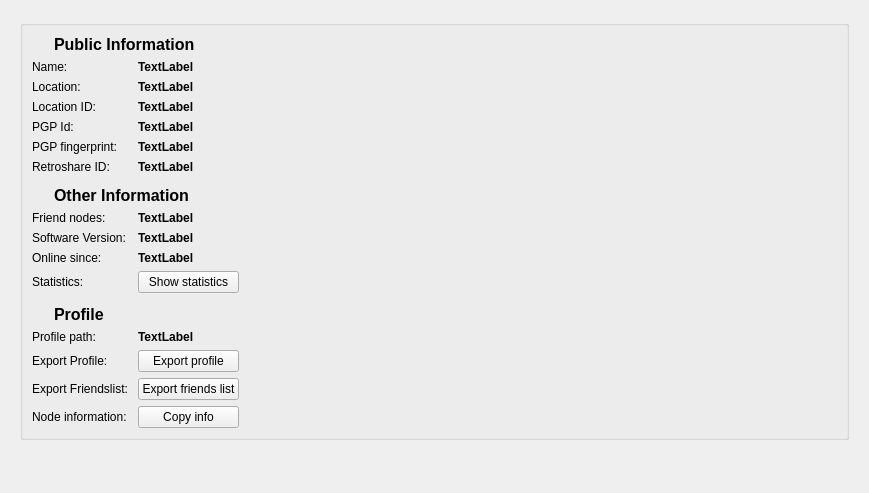
<?xml version="1.0" encoding="UTF-8"?>
<ui version="4.0">
 <class>CryptoPage</class>
 <widget class="QWidget" name="CryptoPage">
  <property name="geometry">
   <rect>
    <x>0</x>
    <y>0</y>
    <width>869</width>
    <height>493</height>
   </rect>
  </property>
  <layout class="QGridLayout" name="gridLayout_2">
   <item row="0" column="0">
    <widget class="QStackedWidget" name="stackedWidget">
     <widget class="QWidget" name="stackPageNodeInfo">
      <layout class="QVBoxLayout" name="verticalLayout_2">
       <item>
        <widget class="QGroupBox" name="groupBox_1">
         <layout class="QGridLayout" name="gridLayout_4">
          <item row="3" column="1" colspan="3">
           <widget class="QLabel" name="peerid">
            <property name="sizePolicy">
             <sizepolicy hsizetype="MinimumExpanding" vsizetype="Preferred">
              <horstretch>0</horstretch>
              <verstretch>0</verstretch>
             </sizepolicy>
            </property>
            <property name="font">
             <font>
              <weight>75</weight>
              <bold>true</bold>
             </font>
            </property>
            <property name="text">
             <string notr="true">TextLabel</string>
            </property>
           </widget>
          </item>
          <item row="3" column="0">
           <widget class="QLabel" name="label_6">
            <property name="sizePolicy">
             <sizepolicy hsizetype="Maximum" vsizetype="Preferred">
              <horstretch>0</horstretch>
              <verstretch>0</verstretch>
             </sizepolicy>
            </property>
            <property name="minimumSize">
             <size>
              <width>100</width>
              <height>0</height>
             </size>
            </property>
            <property name="text">
             <string>Location ID:</string>
            </property>
           </widget>
          </item>
          <item row="2" column="0">
           <widget class="QLabel" name="label_8">
            <property name="sizePolicy">
             <sizepolicy hsizetype="Maximum" vsizetype="Preferred">
              <horstretch>0</horstretch>
              <verstretch>0</verstretch>
             </sizepolicy>
            </property>
            <property name="minimumSize">
             <size>
              <width>100</width>
              <height>0</height>
             </size>
            </property>
            <property name="text">
             <string>Location:</string>
            </property>
           </widget>
          </item>
          <item row="6" column="0">
           <widget class="QLabel" name="retroshareId_LB">
            <property name="text">
             <string>Retroshare ID:</string>
            </property>
           </widget>
          </item>
          <item row="12" column="0" colspan="3">
           <layout class="QGridLayout" name="gridLayout_6">
            <property name="topMargin">
             <number>6</number>
            </property>
            <item row="0" column="0">
             <widget class="QLabel" name="otherIcon_2">
              <property name="maximumSize">
               <size>
                <width>16</width>
                <height>16</height>
               </size>
              </property>
              <property name="text">
               <string/>
              </property>
              <property name="pixmap">
               <pixmap resource="../images.qrc">:/images/info16.png</pixmap>
              </property>
             </widget>
            </item>
            <item row="0" column="1">
             <widget class="QLabel" name="otherLabel_2">
              <property name="font">
               <font>
                <pointsize>12</pointsize>
                <weight>75</weight>
                <bold>true</bold>
               </font>
              </property>
              <property name="text">
               <string>Profile</string>
              </property>
             </widget>
            </item>
           </layout>
          </item>
          <item row="2" column="1" colspan="3">
           <widget class="QLabel" name="country">
            <property name="sizePolicy">
             <sizepolicy hsizetype="MinimumExpanding" vsizetype="Preferred">
              <horstretch>0</horstretch>
              <verstretch>0</verstretch>
             </sizepolicy>
            </property>
            <property name="font">
             <font>
              <weight>75</weight>
              <bold>true</bold>
             </font>
            </property>
            <property name="text">
             <string notr="true">TextLabel</string>
            </property>
           </widget>
          </item>
          <item row="5" column="0">
           <widget class="QLabel" name="label_2">
            <property name="text">
             <string>PGP fingerprint:</string>
            </property>
           </widget>
          </item>
          <item row="7" column="0" colspan="4">
           <layout class="QGridLayout" name="gridLayout">
            <property name="topMargin">
             <number>6</number>
            </property>
            <item row="0" column="0">
             <widget class="QLabel" name="otherIcon">
              <property name="maximumSize">
               <size>
                <width>16</width>
                <height>16</height>
               </size>
              </property>
              <property name="text">
               <string/>
              </property>
              <property name="pixmap">
               <pixmap resource="../images.qrc">:/images/info16.png</pixmap>
              </property>
             </widget>
            </item>
            <item row="0" column="1">
             <widget class="QLabel" name="otherLabel">
              <property name="font">
               <font>
                <pointsize>12</pointsize>
                <weight>75</weight>
                <bold>true</bold>
               </font>
              </property>
              <property name="text">
               <string>Other Information</string>
              </property>
             </widget>
            </item>
           </layout>
          </item>
          <item row="11" column="1">
           <widget class="QPushButton" name="showStats_PB">
            <property name="text">
             <string>Show statistics</string>
            </property>
           </widget>
          </item>
          <item row="14" column="0">
           <widget class="QLabel" name="label_11">
            <property name="text">
             <string>Export Profile:</string>
            </property>
           </widget>
          </item>
          <item row="9" column="1" colspan="2">
           <widget class="QLabel" name="version">
            <property name="sizePolicy">
             <sizepolicy hsizetype="MinimumExpanding" vsizetype="Preferred">
              <horstretch>0</horstretch>
              <verstretch>0</verstretch>
             </sizepolicy>
            </property>
            <property name="font">
             <font>
              <weight>75</weight>
              <bold>true</bold>
             </font>
            </property>
            <property name="text">
             <string notr="true">TextLabel</string>
            </property>
            <property name="textInteractionFlags">
             <set>Qt::LinksAccessibleByMouse|Qt::TextSelectableByMouse</set>
            </property>
           </widget>
          </item>
          <item row="8" column="0">
           <widget class="QLabel" name="label_9">
            <property name="sizePolicy">
             <sizepolicy hsizetype="Maximum" vsizetype="Preferred">
              <horstretch>0</horstretch>
              <verstretch>0</verstretch>
             </sizepolicy>
            </property>
            <property name="minimumSize">
             <size>
              <width>100</width>
              <height>0</height>
             </size>
            </property>
            <property name="text">
             <string>Friend nodes:</string>
            </property>
           </widget>
          </item>
          <item row="10" column="1" colspan="2">
           <widget class="QLabel" name="onlinesince">
            <property name="sizePolicy">
             <sizepolicy hsizetype="MinimumExpanding" vsizetype="Preferred">
              <horstretch>0</horstretch>
              <verstretch>0</verstretch>
             </sizepolicy>
            </property>
            <property name="font">
             <font>
              <weight>75</weight>
              <bold>true</bold>
             </font>
            </property>
            <property name="text">
             <string notr="true">TextLabel</string>
            </property>
           </widget>
          </item>
          <item row="4" column="0">
           <widget class="QLabel" name="label_7">
            <property name="sizePolicy">
             <sizepolicy hsizetype="Maximum" vsizetype="Preferred">
              <horstretch>0</horstretch>
              <verstretch>0</verstretch>
             </sizepolicy>
            </property>
            <property name="minimumSize">
             <size>
              <width>100</width>
              <height>0</height>
             </size>
            </property>
            <property name="text">
             <string>PGP Id:</string>
            </property>
           </widget>
          </item>
          <item row="14" column="1">
           <widget class="QPushButton" name="exportprofile">
            <property name="toolTip">
             <string>&lt;html&gt;&lt;head/&gt;&lt;body&gt;&lt;p&gt;Use this button to export your profile key. You can then import it in a different computer and make a new node with the same profile. Doing so, existing friends that you also add to the new node will automatically recognise that new node as friend.&lt;/p&gt;&lt;/body&gt;&lt;/html&gt;</string>
            </property>
            <property name="text">
             <string>Export profile</string>
            </property>
           </widget>
          </item>
          <item row="11" column="0">
           <widget class="QLabel" name="label_4">
            <property name="text">
             <string>Statistics:</string>
            </property>
           </widget>
          </item>
          <item row="1" column="1" colspan="3">
           <widget class="QLabel" name="name">
            <property name="sizePolicy">
             <sizepolicy hsizetype="MinimumExpanding" vsizetype="Preferred">
              <horstretch>0</horstretch>
              <verstretch>0</verstretch>
             </sizepolicy>
            </property>
            <property name="font">
             <font>
              <weight>75</weight>
              <bold>true</bold>
             </font>
            </property>
            <property name="text">
             <string notr="true">TextLabel</string>
            </property>
           </widget>
          </item>
          <item row="10" column="0">
           <widget class="QLabel" name="label_16">
            <property name="sizePolicy">
             <sizepolicy hsizetype="Maximum" vsizetype="Preferred">
              <horstretch>0</horstretch>
              <verstretch>0</verstretch>
             </sizepolicy>
            </property>
            <property name="minimumSize">
             <size>
              <width>100</width>
              <height>0</height>
             </size>
            </property>
            <property name="text">
             <string>Online since:</string>
            </property>
           </widget>
          </item>
          <item row="13" column="0">
           <widget class="QLabel" name="label_5">
            <property name="text">
             <string>Profile path:</string>
            </property>
           </widget>
          </item>
          <item row="11" column="2">
           <spacer name="horizontalSpacer_3">
            <property name="orientation">
             <enum>Qt::Horizontal</enum>
            </property>
            <property name="sizeHint" stdset="0">
             <size>
              <width>40</width>
              <height>20</height>
             </size>
            </property>
           </spacer>
          </item>
          <item row="13" column="1" colspan="2">
           <widget class="QLabel" name="labelpath">
            <property name="font">
             <font>
              <weight>75</weight>
              <bold>true</bold>
             </font>
            </property>
            <property name="text">
             <string>TextLabel</string>
            </property>
           </widget>
          </item>
          <item row="8" column="1" colspan="2">
           <widget class="QLabel" name="friendsEdit">
            <property name="sizePolicy">
             <sizepolicy hsizetype="MinimumExpanding" vsizetype="Preferred">
              <horstretch>0</horstretch>
              <verstretch>0</verstretch>
             </sizepolicy>
            </property>
            <property name="font">
             <font>
              <weight>75</weight>
              <bold>true</bold>
             </font>
            </property>
            <property name="text">
             <string notr="true">TextLabel</string>
            </property>
           </widget>
          </item>
          <item row="9" column="0">
           <widget class="QLabel" name="label_3">
            <property name="sizePolicy">
             <sizepolicy hsizetype="Maximum" vsizetype="Preferred">
              <horstretch>0</horstretch>
              <verstretch>0</verstretch>
             </sizepolicy>
            </property>
            <property name="minimumSize">
             <size>
              <width>100</width>
              <height>0</height>
             </size>
            </property>
            <property name="text">
             <string>Software Version:</string>
            </property>
           </widget>
          </item>
          <item row="6" column="1" colspan="3">
           <widget class="QLabel" name="retroshareId_content_LB">
            <property name="font">
             <font>
              <weight>75</weight>
              <bold>true</bold>
             </font>
            </property>
            <property name="text">
             <string>TextLabel</string>
            </property>
            <property name="textInteractionFlags">
             <set>Qt::LinksAccessibleByMouse|Qt::TextSelectableByMouse</set>
            </property>
           </widget>
          </item>
          <item row="4" column="1" colspan="3">
           <widget class="QLabel" name="pgpid">
            <property name="sizePolicy">
             <sizepolicy hsizetype="MinimumExpanding" vsizetype="Preferred">
              <horstretch>0</horstretch>
              <verstretch>0</verstretch>
             </sizepolicy>
            </property>
            <property name="font">
             <font>
              <weight>75</weight>
              <bold>true</bold>
             </font>
            </property>
            <property name="text">
             <string notr="true">TextLabel</string>
            </property>
           </widget>
          </item>
          <item row="5" column="1" colspan="3">
           <widget class="QLabel" name="pgpfingerprint">
            <property name="font">
             <font>
              <weight>75</weight>
              <bold>true</bold>
             </font>
            </property>
            <property name="text">
             <string>TextLabel</string>
            </property>
           </widget>
          </item>
          <item row="1" column="0">
           <widget class="QLabel" name="label_10">
            <property name="sizePolicy">
             <sizepolicy hsizetype="Maximum" vsizetype="Preferred">
              <horstretch>0</horstretch>
              <verstretch>0</verstretch>
             </sizepolicy>
            </property>
            <property name="minimumSize">
             <size>
              <width>100</width>
              <height>0</height>
             </size>
            </property>
            <property name="text">
             <string>Name:</string>
            </property>
           </widget>
          </item>
          <item row="0" column="0" colspan="4">
           <layout class="QGridLayout" name="gridLayout_3">
            <item row="0" column="0">
             <widget class="QLabel" name="publicIcon">
              <property name="maximumSize">
               <size>
                <width>16</width>
                <height>16</height>
               </size>
              </property>
              <property name="pixmap">
               <pixmap resource="../images.qrc">:/images/info16.png</pixmap>
              </property>
             </widget>
            </item>
            <item row="0" column="1">
             <widget class="QLabel" name="publicLabel">
              <property name="font">
               <font>
                <pointsize>12</pointsize>
                <weight>75</weight>
                <bold>true</bold>
               </font>
              </property>
              <property name="text">
               <string>Public Information</string>
              </property>
             </widget>
            </item>
           </layout>
          </item>
          <item row="15" column="0">
           <widget class="QLabel" name="label">
            <property name="text">
             <string>Export Friendslist:</string>
            </property>
           </widget>
          </item>
          <item row="15" column="1">
           <widget class="QPushButton" name="exportfriendslist">
            <property name="text">
             <string>Export friends list</string>
            </property>
           </widget>
          </item>
          <item row="16" column="0">
           <widget class="QLabel" name="copyInfo_LB">
            <property name="text">
             <string>Node information:</string>
            </property>
           </widget>
          </item>
          <item row="16" column="1">
           <widget class="QPushButton" name="copyInfo_PB">
            <property name="toolTip">
             <string>Copy the information shown on this page to the clipboard</string>
            </property>
            <property name="text">
             <string>Copy info</string>
            </property>
           </widget>
          </item>
          <item row="14" column="2" rowspan="3">
           <spacer name="horizontalSpacer_4">
            <property name="orientation">
             <enum>Qt::Horizontal</enum>
            </property>
            <property name="sizeType">
             <enum>QSizePolicy::Expanding</enum>
            </property>
            <property name="sizeHint" stdset="0">
             <size>
              <width>40</width>
              <height>20</height>
             </size>
            </property>
           </spacer>
          </item>
         </layout>
        </widget>
       </item>
       <item>
        <spacer name="verticalSpacer">
         <property name="orientation">
          <enum>Qt::Vertical</enum>
         </property>
         <property name="sizeHint" stdset="0">
          <size>
           <width>20</width>
           <height>40</height>
          </size>
         </property>
        </spacer>
       </item>
      </layout>
     </widget>
     <widget class="QWidget" name="stackPageCertificate">
      <layout class="QGridLayout" name="gridLayout_7">
       <item row="0" column="0">
        <widget class="QPlainTextEdit" name="certplainTextEdit">
         <property name="sizePolicy">
          <sizepolicy hsizetype="Preferred" vsizetype="MinimumExpanding">
           <horstretch>0</horstretch>
           <verstretch>0</verstretch>
          </sizepolicy>
         </property>
         <property name="font">
          <font>
           <family>Courier New</family>
          </font>
         </property>
         <property name="tabChangesFocus">
          <bool>true</bool>
         </property>
         <property name="lineWrapMode">
          <enum>QPlainTextEdit::NoWrap</enum>
         </property>
         <property name="readOnly">
          <bool>true</bool>
         </property>
         <property name="textInteractionFlags">
          <set>Qt::TextSelectableByKeyboard|Qt::TextSelectableByMouse</set>
         </property>
        </widget>
       </item>
       <item row="1" column="0">
        <layout class="QHBoxLayout" name="horizontalLayout_3">
         <item>
          <widget class="QCheckBox" name="_includeSignatures_CB">
           <property name="toolTip">
            <string>&lt;html&gt;&lt;head/&gt;&lt;body&gt;&lt;p&gt;This option includes all signatures of your profile key. Signatures are not mandatory, but only a way to express your trust in some particular profile.&lt;/p&gt;&lt;/body&gt;&lt;/html&gt;</string>
           </property>
           <property name="text">
            <string>Include signatures</string>
           </property>
          </widget>
         </item>
         <item>
          <widget class="QCheckBox" name="_shortFormat_CB">
           <property name="toolTip">
            <string>&lt;html&gt;&lt;head/&gt;&lt;body&gt;&lt;p&gt;The short format only contains the profile fingerprint, and authentication is based on the node ID (ID of the SSL key). If you choose the old (long) format, the certificate includes the full profile public key. There is no fundamental difference between making friends with either method, because the public profile keys will be exchanged and checked w.r.t. the fingerprint after connection.&lt;/p&gt;&lt;/body&gt;&lt;/html&gt;</string>
           </property>
           <property name="text">
            <string>Short format</string>
           </property>
          </widget>
         </item>
         <item>
          <widget class="QCheckBox" name="_includeAllIPs_CB">
           <property name="toolTip">
            <string>&lt;html&gt;&lt;head/&gt;&lt;body&gt;&lt;p&gt;IP history is the list of IP you used accross time. Including this might help your friends reach you. This is optional for privacy reasons.&lt;/p&gt;&lt;/body&gt;&lt;/html&gt;</string>
           </property>
           <property name="text">
            <string>Include IP history</string>
           </property>
          </widget>
         </item>
         <item>
          <widget class="QPushButton" name="_copyLink_PB">
           <property name="text">
            <string>Copy certificate to clipboard</string>
           </property>
          </widget>
         </item>
         <item>
          <widget class="QPushButton" name="saveButton">
           <property name="toolTip">
            <string>&lt;html&gt;&lt;head/&gt;&lt;body&gt;&lt;p&gt;Saves your profile key pair into a file. This allows you to create a new node for the same profile, by importing this key pair on a different computer. Friends who already accept connections from you will automatically accept connections from that new node after you add them yourself. Your key is exported encrypted and you will need your login password to create a new profile.&lt;/p&gt;&lt;/body&gt;&lt;/html&gt;</string>
           </property>
           <property name="text">
            <string>Save certificate to file</string>
           </property>
          </widget>
         </item>
         <item>
          <spacer name="horizontalSpacer_2">
           <property name="orientation">
            <enum>Qt::Horizontal</enum>
           </property>
           <property name="sizeHint" stdset="0">
            <size>
             <width>40</width>
             <height>20</height>
            </size>
           </property>
          </spacer>
         </item>
        </layout>
       </item>
      </layout>
     </widget>
    </widget>
   </item>
  </layout>
 </widget>
 <resources>
  <include location="../images.qrc"/>
 </resources>
 <connections/>
</ui>
